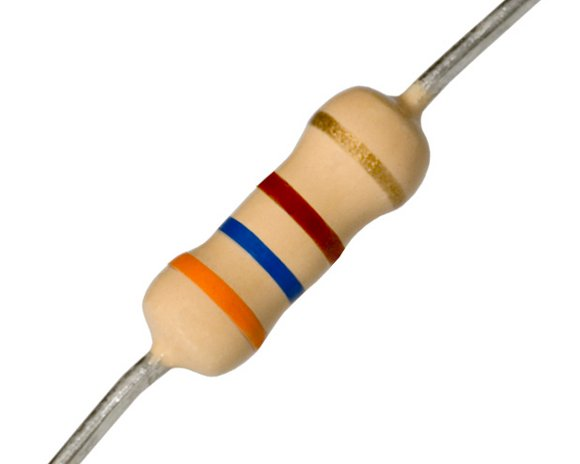
#> input picture resistance.png, 580 x 464 px
$ python TraitementImage.py   (older library calls are emulated)
#> lines starting #> are read from the running program, lines starting #| are printed output that depends on the picture; after the words box and inside, x2 and y2 are one past the last pixel; in counts of white or black regions, pixels touching at a corner belong together
import numpy as np
import matplotlib.pyplot as plt
import cv2

def loadImage(chemin):
#> called with chemin = 'resistance.png'
    img = cv2.imread(chemin)
#> img is the input picture: shape (464, 580, 3); mean B, G, R 230, 236.6, 243
    img = cv2.cvtColor(img,cv2.COLOR_BGR2RGB)
    red,green,blue = cv2.split(img)
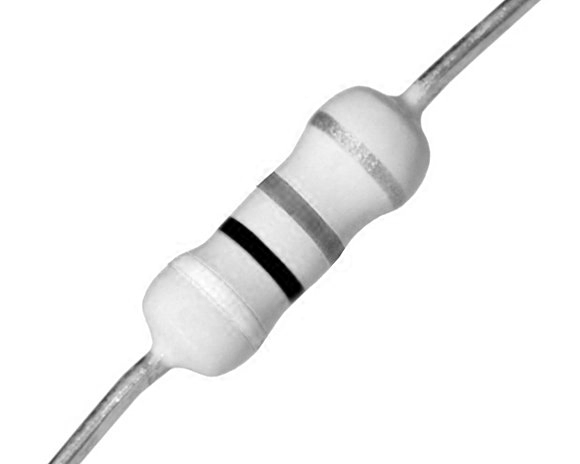
#> red: shape (464, 580); min 0, max 255, mean 243
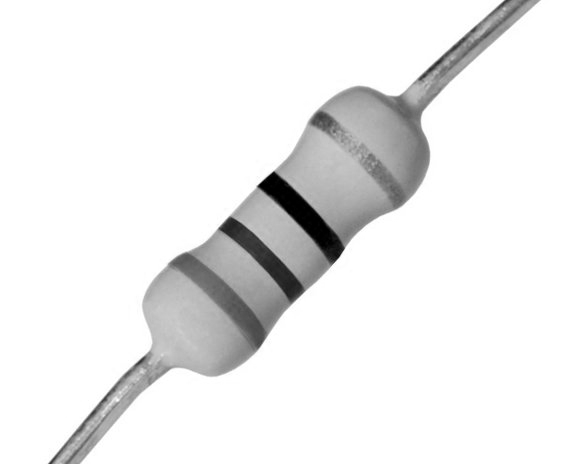
#> green: shape (464, 580); min 0, max 255, mean 236.6
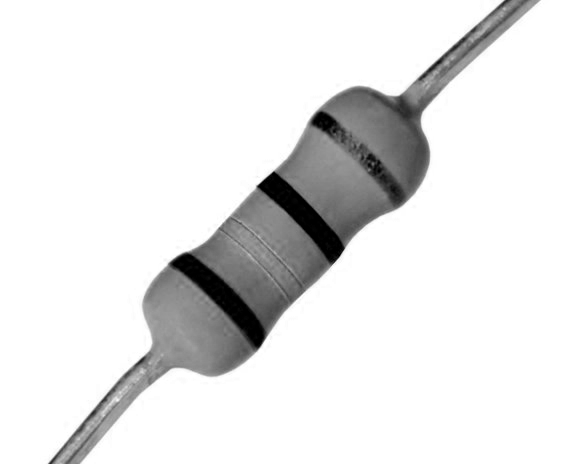
#> blue: shape (464, 580); min 0, max 255, mean 230
    plt.figure(figsize=(16,4))
    plt.subplot(141)
    plt.title('Originale')
    plt.imshow(img)
    plt.subplot(142)
    plt.title('Rouge')
    plt.imshow(red,cmap='gray')
    plt.subplot(143)
    plt.title('Vert')
    plt.imshow(green,cmap='gray')
    plt.subplot(144)
    plt.title('Bleu')
    plt.imshow(blue,cmap='gray')
    plt.show()
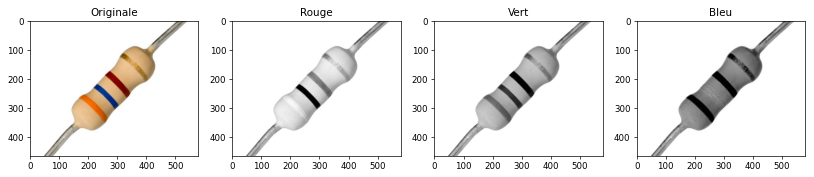
#> figure drawn by matplotlib, 4 panels
    return img,red,green,blue

def seuillage(image):
    seuil=21
    seuil, img = cv2.threshold(image, seuil, 255, cv2.THRESH_BINARY_INV)
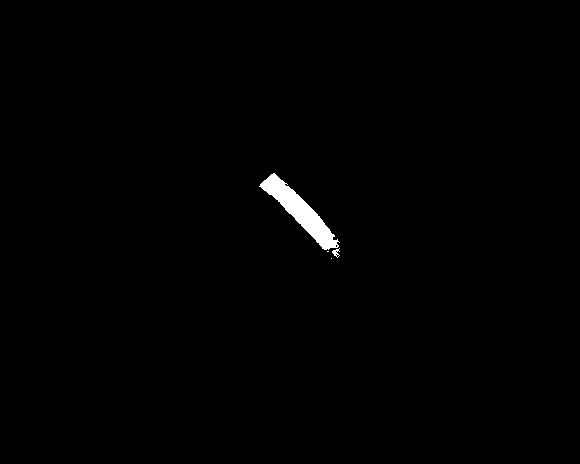
#> img: shape (464, 580); 0.68% white; 4 white regions (2 under 20 px), largest, box (x1, y1, x2, y2) and area: (259, 173, 340, 250) 1784, (332, 248, 340, 258) 37
#> seuil = 21
    plt.imshow(img,cmap = 'gray')
    plt.show()
    return img

def segmentation(image):
    noyau = np.ones((5,5),np.int8)
    plt.figure(figsize=(12,4))
    plt.subplot(131)
    plt.imshow(image,cmap='gray')
    img = cv2.dilate(image,noyau,1)
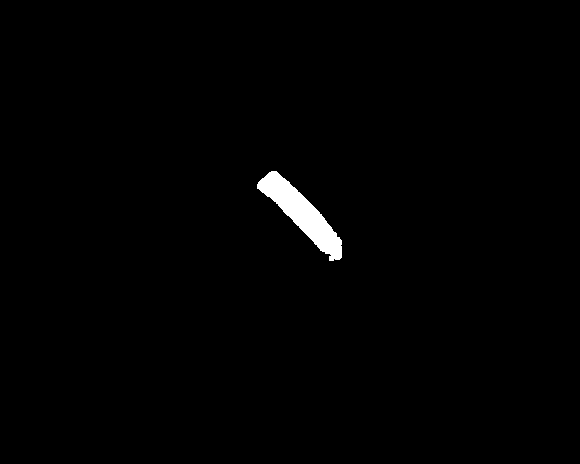
#> img: shape (464, 580); 0.96% white; 1 white region, box (x1, y1, x2, y2) and area: (257, 171, 342, 261) 2588
    plt.subplot(132)
    plt.imshow(img,cmap='gray')
    img = cv2.erode(img,noyau,1)
#> img: shape (464, 580); 0.7% white; 2 white regions (1 under 20 px)
    plt.subplot(133)
    plt.imshow(img,cmap='gray')
    plt.show()
    return img

def rechercheContour(imageOrigine, imageSegmente):
    img2,contours, hierarchy = cv2.findContours(imageSegmente,cv2.RETR_TREE,cv2.CHAIN_APPROX_SIMPLE)
#> contours = 2 contours, 1 with area under 20; largest, box (x1, y1, x2, y2) and area: (259, 173, 340, 258) 1788
    contours = sorted(contours, key = cv2.contourArea, reverse = True)
    cnt=contours[0]
#> cnt = contour of 86 points, box (x1, y1, x2, y2) (259, 173, 340, 258), area 1788
    rect = cv2.minAreaRect(cnt)
#> rect = ((303.7, 215.2), (21.08, 106.1), -45.46)
    box = cv2.boxPoints(rect)
#> box = [[334.1, 259.9], [258.5, 185.5], [273.3, 170.5], [348.9, 244.9]]
    box = np.int0(box)
#> box = [[334, 259], [258, 185], [273, 170], [348, 244]]
    cv2.drawContours(imageOrigine,[box],0,(0,255,0),2)
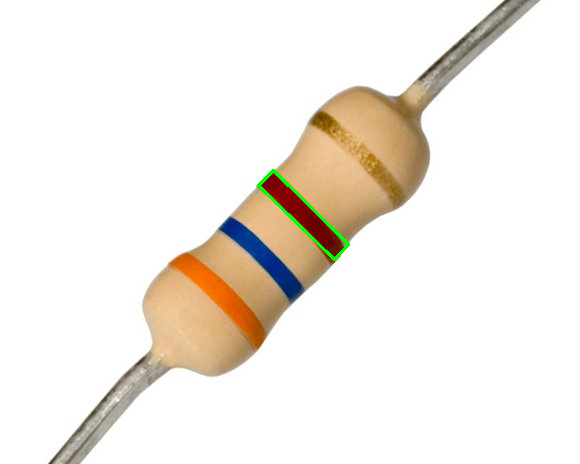
#> imageOrigine: shape (464, 580, 3); mean R, G, B 242.5, 237.1, 229.8
    plt.imshow(imageOrigine)
    plt.show()


if __name__ == "__main__":
    imageOrigine,imageRed,imageGreen,imageBlue = loadImage("resistance.png")
    imageSeuil = seuillage(imageGreen)
    imageSegmente = segmentation(imageSeuil)
    rechercheContour(imageOrigine,imageSegmente)
